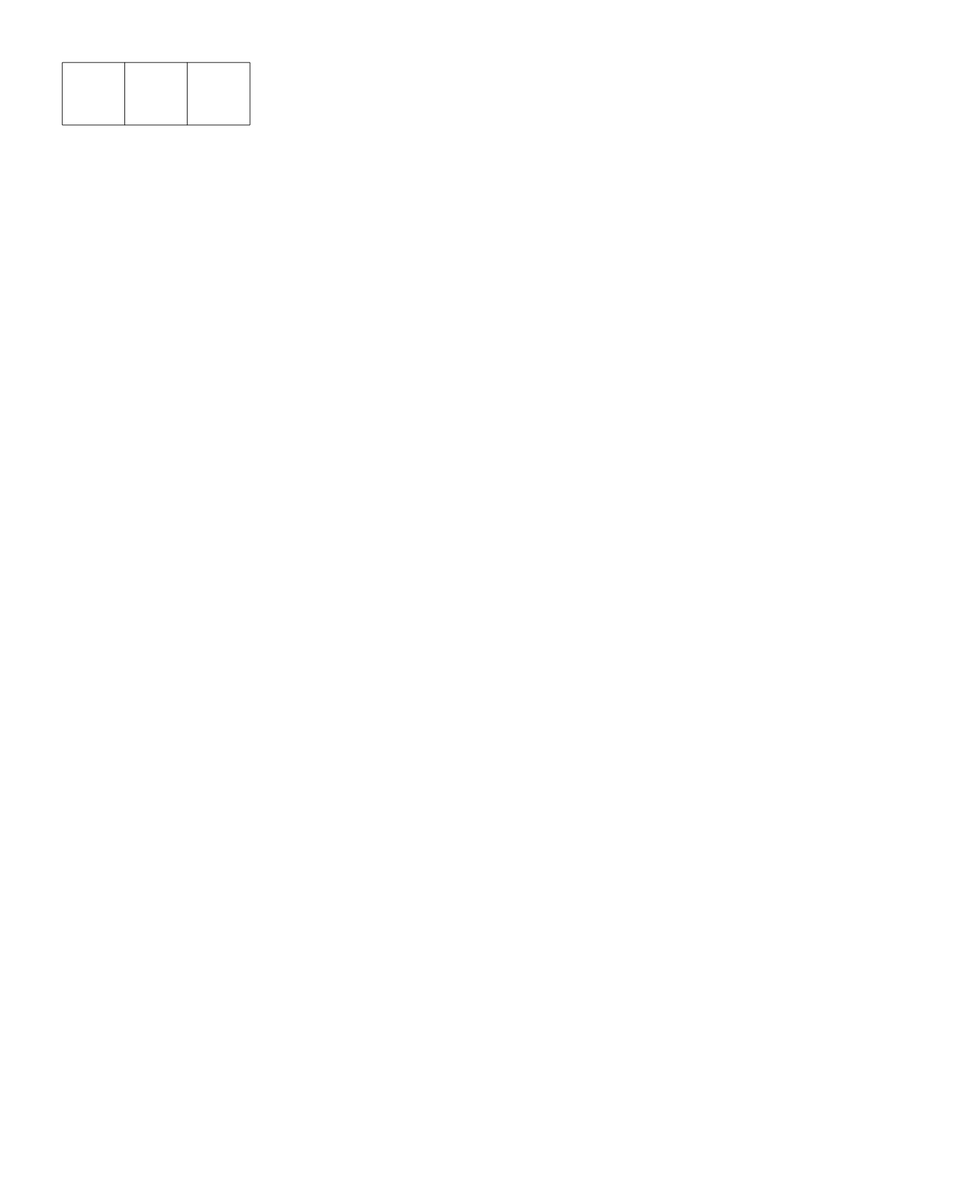
Frame 1 (no input)
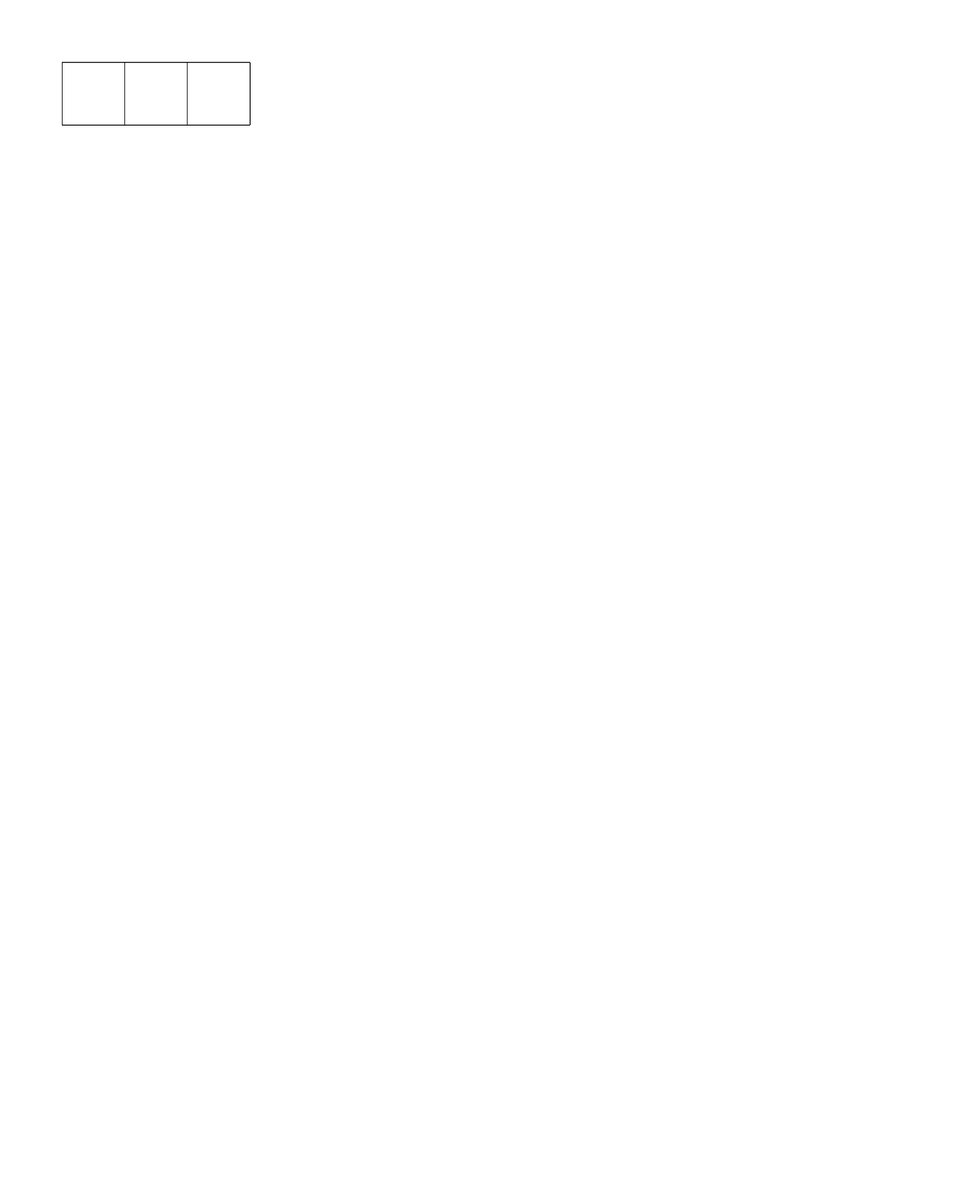
Frame 60 (no input)
Frame 120 (the mouse pressed at the canvas centre since frame 60): identical to frame 60, image omitted

The p5.js sketch that drew these frames (run headless with seeded random() and noise() and a simulated clock; from frame 60 on, the mouse is pressed at the canvas centre):

// p5.js sketch
// ── sketch.js
var x

function setup() {
  // put setup code here
  background(255) ;
  createCanvas(1536,1920) ;
}

function draw() {
  fill('15317E') ;
  rect(100, 100, 100, 100);

  fill('AA00EE');
  rect(200, 100, 100, 100);

  fill('0000A0');
  rect(300,100,100,100);
}
function mouseReleased(){

if ((mouseX > 100) && (mouseX < 200) && (mouseY > 100) && (mouseY < 200))
  console.log("beep") ;
}
